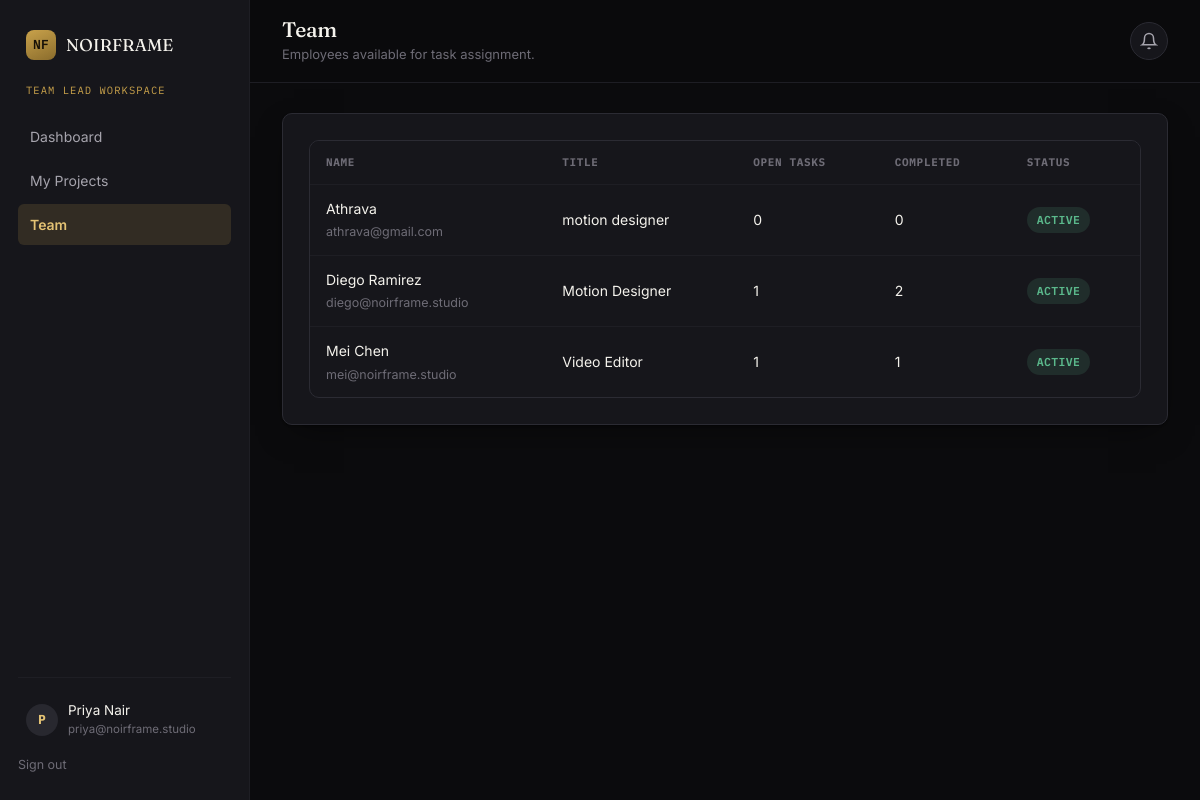
Screenshot of /team-lead/employees (signed in) with the database file from the repository.
### tables this page shows
CREATE TABLE users (
    id              INTEGER PRIMARY KEY AUTOINCREMENT,
    name            TEXT NOT NULL,
    email           TEXT NOT NULL UNIQUE,
    password_hash   TEXT NOT NULL,
    role            TEXT NOT NULL CHECK (role IN ('admin', 'team_lead', 'employee', 'client')),
    company         TEXT,                      -- only meaningful for clients
    title           TEXT,                      -- job title, employees/team leads
    is_active       INTEGER NOT NULL DEFAULT 1,
    created_at      TEXT NOT NULL DEFAULT (datetime('now'))
);

### blueprints/team_lead.py (the view)
@bp.route("/employees")
@role_required("team_lead")
def employees():
    rows = query_all(
        """SELECT u.*,
             SUM(CASE WHEN t.status NOT IN ('Completed') THEN 1 ELSE 0 END) AS open_tasks,
             SUM(CASE WHEN t.status='Completed' THEN 1 ELSE 0 END) AS done_tasks
           FROM users u LEFT JOIN tasks t ON t.assigned_to = u.id
           WHERE u.role='employee' GROUP BY u.id ORDER BY u.name"""
    )
    return render_template("team_lead/employees.html", employees=rows)

### db.py (called while the page is built)
def get_db():
    if "db" not in g:
        g.db = sqlite3.connect(current_app.config["DATABASE_PATH"])
        g.db.row_factory = sqlite3.Row
        g.db.execute("PRAGMA foreign_keys = ON")
    return g.db

def query_all(sql, params=()):
    return get_db().execute(sql, params).fetchall()

def query_one(sql, params=()):
    return get_db().execute(sql, params).fetchone()

### templates/team_lead/employees.html
{% extends "dashboard_base.html" %}
{% set active = 'employees' %}
{% block page_title %}Team{% endblock %}
{% block page_meta %}Employees available for task assignment.{% endblock %}
{% block dash_content %}
<div class="card">
  {% if employees %}
    <div class="table-wrap">
      <table>
        <thead><tr><th>Name</th><th>Title</th><th>Open tasks</th><th>Completed</th><th>Status</th></tr></thead>
        <tbody>
          {% for e in employees %}
            <tr>
              <td>{{ e.name }}<div class="task-row__meta">{{ e.email }}</div></td>
              <td>{{ e.title or '--' }}</td>
              <td>{{ e.open_tasks or 0 }}</td>
              <td>{{ e.done_tasks or 0 }}</td>
              <td><span class="badge {{ 'badge--completed' if e.is_active else 'badge--revision' }}">{{ 'Active' if e.is_active else 'Inactive' }}</span></td>
            </tr>
          {% endfor %}
        </tbody>
      </table>
    </div>
  {% else %}
    <div class="empty"><h4>No employees yet</h4><p>Ask an admin to add employees to the studio.</p></div>
  {% endif %}
</div>
{% endblock %}

### templates/dashboard_base.html (shortened to what this page needs)
{% extends "base.html" %}
{% block body_class %}{% endblock %}
{% block content %}
<div class="app-shell">
  <aside class="sidebar">
    <a href="{{ url_for('main.index') }}" class="sidebar__brand brand" style="font-size:17px;">
      <span class="brand__mark">NF</span> {{ company_name }}
    </a>
    <div class="sidebar__role">{{ current_user.role.replace('_',' ') }} workspace</div>
    <nav>
      {% if current_user.role == 'admin' %}
        <a href="{{ url_for('admin.dashboard') }}" class="{{ 'active' if active=='dashboard' }}">Dashboard</a>
        <a href="{{ url_for('admin.projects') }}" class="{{ 'active' if active=='projects' }}">Projects</a>
        <a href="{{ url_for('admin.employees') }}" class="{{ 'active' if active=='employees' }}">Team</a>
        <a href="{{ url_for('admin.clients') }}" class="{{ 'active' if active=='clients' }}">Clients</a>
        <a href="{{ url_for('admin.finance') }}" class="{{ 'active' if active=='finance' }}">Finance</a>
      {% elif current_user.role == 'team_lead' %}
        <a href="{{ url_for('team_lead.dashboard') }}" class="{{ 'active' if active=='dashboard' }}">Dashboard</a>
        <a href="{{ url_for('team_lead.projects') }}" class="{{ 'active' if active=='projects' }}">My Projects</a>
        <a href="{{ url_for('team_lead.employees') }}" class="{{ 'active' if active=='employees' }}">Team</a>
      {% elif current_user.role == 'client' %}
        <a href="{{ url_for('client.dashboard') }}" class="{{ 'active' if active=='dashboard' }}">Dashboard</a>
        <a href="{{ url_for('client.invoices') }}" class="{{ 'active' if active=='invoices' }}">Invoices</a>
      {% endif %}
    </nav>
    <div class="sidebar__footer">
      <div class="sidebar__user">
        <div class="avatar">{{ current_user.name[:1] }}</div>
        <div>
          {{ current_user.name }}
          <small>{{ current_user.email }}</small>
        </div>
      </div>
      <a href="{{ url_for('auth.logout') }}" class="logout-link">Sign out</a>
    </div>
  </aside>
  <div class="main-area">
    <div class="topbar">
      <div>
        <h1>{% block page_title %}Dashboard{% endblock %}</h1>
        <div class="topbar__meta">{% block page_meta %}{% endblock %}</div>
      </div>
      <div class="bell">
        <button class="bell-btn" id="bell-btn" aria-label="Notifications">
          <svg width="18" height="18" viewBox="0 0 24 24" fill="none" stroke="currentColor" stroke-width="2"><path d="M18 8a6 6 0 0 0-12 0c0 7-3 9-3 9h18s-3-2-3-9"/><path d="M13.73 21a2 2 0 0 1-3.46 0"/></svg>
        </button>
      </div>
    </div>
    <div class="content">
      {% block dash_content %}{% endblock %}
    </div>
  </div>
</div>
{% endblock %}

### rows the page displays
users: role.replace "TEAM LEAD", name "P", name "Priya Nair", email "priya@noirframe.studio"
users: name "Athrava", email "athrava@gmail.com", title "motion designer", open_tasks "0", done_tasks "0", is_active "ACTIVE"
users: name "Diego Ramirez", email "diego@noirframe.studio", title "Motion Designer", is_active "1", done_tasks "2", is_active "ACTIVE"
users: name "Mei Chen", email "mei@noirframe.studio", title "Video Editor", is_active "1", is_active "ACTIVE"

### other values shown
{{ company_name }} "NOIRFRAME"
